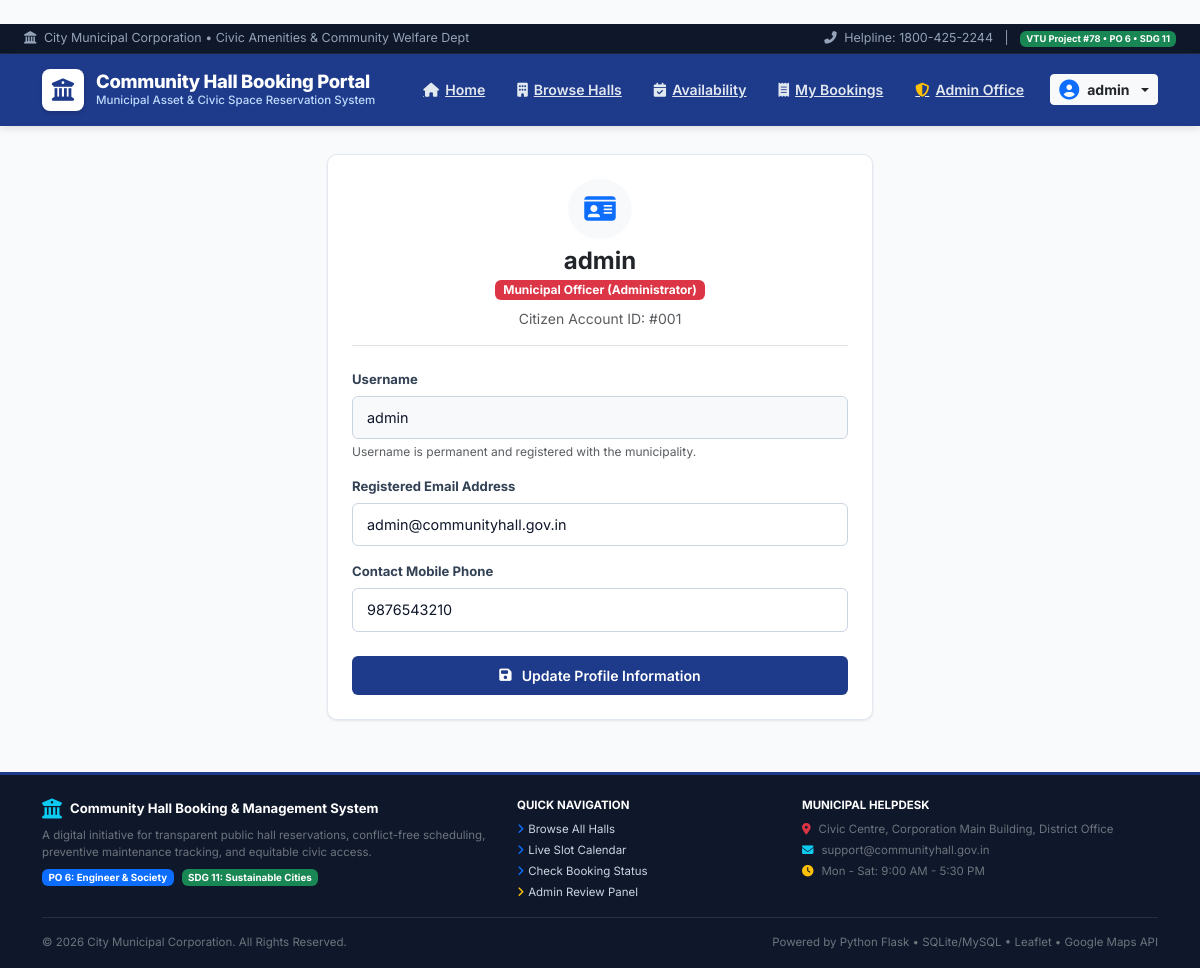
Screenshot of /profile (signed in) with the database file from the repository.
### tables this page shows
CREATE TABLE users (
    id INTEGER PRIMARY KEY AUTOINCREMENT,
    username VARCHAR(50) NOT NULL UNIQUE,
    password VARCHAR(255) NOT NULL,
    email VARCHAR(100) NOT NULL UNIQUE,
    phone VARCHAR(20),
    is_admin INTEGER DEFAULT 0,
    reset_token VARCHAR(100),
    created_at TIMESTAMP DEFAULT CURRENT_TIMESTAMP
);

### app.py (the view, shortened to what this page needs)
@app.route("/profile", methods=["GET", "POST"])
@login_required
def profile():
    user = db.get_user_by_id(session["user_id"])
    msg = ""
    return render_template("profile.html", user=user, msg=msg)

### app.py (called while the page is built)
def login_required(f):
    @wraps(f)
    def decorated(*args, **kwargs):
        if "loggedin" not in session:
            flash("Please sign in to access this page.", "warning")
            return redirect(url_for("login"))
        return f(*args, **kwargs)
    return decorated

### db.py (called while the page is built)
def get_connection():
    conn = sqlite3.connect(DB_PATH)
    conn.row_factory = sqlite3.Row
    return conn

def get_user_by_id(user_id):
    conn = get_connection()
    user = conn.execute("SELECT * FROM users WHERE id = ?", (user_id,)).fetchone()
    conn.close()
    return dict(user) if user else None

### templates/profile.html (shortened to what this page needs)
﻿{% extends "base.html" %}
{% block content %}
<div class="row justify-content-center">
    <div class="col-12 col-md-8 col-lg-6">
        <div class="civic-card">
            <div class="text-center mb-4 pb-3 border-bottom">
                <div class="d-inline-flex p-3 rounded-circle bg-light text-primary fs-3 mb-2">
                    <i class="fas fa-id-card"></i>
                </div>
                <h4 class="fw-bold text-dark mb-1">{{ user.username }}</h4>
                <div class="badge {% if user.is_admin %}bg-danger{% else %}bg-primary{% endif %} mb-2">
                    {% if user.is_admin %}Municipal Officer (Administrator){% else %}Registered Citizen Member{% endif %}
                </div>
                <div class="text-muted small">Citizen Account ID: #00{{ user.id }}</div>
            </div>
            <form method="POST">
                <div class="mb-3">
                    <label class="form-label-civic">Username</label>
                    <input type="text" class="form-control form-control-civic bg-light" value="{{ user.username }}" disabled>
                    <div class="form-text small" style="font-size:0.75rem;">Username is permanent and registered with the municipality.</div>
                </div>
                <div class="mb-3">
                    <label class="form-label-civic">Registered Email Address</label>
                    <input type="email" name="email" class="form-control form-control-civic" value="{{ user.email }}" required>
                </div>
                <div class="mb-4">
                    <label class="form-label-civic">Contact Mobile Phone</label>
                    <input type="tel" name="phone" class="form-control form-control-civic" value="{{ user.phone or '' }}" placeholder="10-digit mobile number">
                </div>
                <button type="submit" class="btn btn-civic w-100 justify-content-center py-2">
                    <i class="fas fa-save me-1"></i> Update Profile Information
                </button>
            </form>
        </div>
    </div>
</div>
{% endblock %}

### templates/base.html (shortened to what this page needs)
﻿<!DOCTYPE html>
<html lang="en">
<head>
    <link href="https://cdn.jsdelivr.net/npm/bootstrap@5.3.2/dist/css/bootstrap.min.css" rel="stylesheet">
    <link href="https://cdnjs.cloudflare.com/ajax/libs/font-awesome/6.5.0/css/all.min.css" rel="stylesheet">
    <link rel="stylesheet" href="https://unpkg.com/leaflet@1.9.4/dist/leaflet.css"/>
</head>
<body>
<div class="gov-topbar">
    <div>
        <span><i class="fas fa-landmark me-1"></i> City Municipal Corporation &bull; Civic Amenities & Community Welfare Dept</span>
    </div>
    <div>
        <span><i class="fas fa-phone-alt me-1"></i> Helpline: 1800-425-2244</span>
        <span class="mx-2">|</span>
        <span class="badge bg-success text-white">VTU Project #78 &bull; PO 6 &bull; SDG 11</span>
    </div>
</div>
<nav class="navbar navbar-expand-lg civic-navbar">
    <div class="container">
        <a class="navbar-brand" href="/dashboard">
            <div class="brand-emblem">
                <i class="fas fa-building-columns"></i>
            </div>
            <div>
                <div class="brand-title">Community Hall Booking Portal</div>
                <div class="brand-subtitle">Municipal Asset & Civic Space Reservation System</div>
            </div>
        </a>
        <div class="collapse navbar-collapse" id="civicNav">
            <ul class="navbar-nav ms-auto mb-2 mb-lg-0 align-items-lg-center gap-1">
                <li class="nav-item">
                    <a class="nav-link-custom {% if request.endpoint == 'dashboard' %}active{% endif %}" href="/dashboard">
                        <i class="fas fa-home"></i> Home
                    </a>
                </li>
                <li class="nav-item">
                    <a class="nav-link-custom {% if request.endpoint == 'view_halls' %}active{% endif %}" href="/halls">
                        <i class="fas fa-building"></i> Browse Halls
                    </a>
                </li>
                <li class="nav-item">
                    <a class="nav-link-custom {% if request.endpoint == 'availability' %}active{% endif %}" href="/availability">
                        <i class="fas fa-calendar-check"></i> Availability
                    </a>
                </li>
                <li class="nav-item">
                    <a class="nav-link-custom {% if request.endpoint == 'my_bookings' %}active{% endif %}" href="/my-bookings">
                        <i class="fas fa-receipt"></i> My Bookings
                    </a>
                </li>
                {% if session.get('is_admin') %}
                <li class="nav-item">
                    <a class="nav-link-custom text-warning {% if request.endpoint == 'admin_panel' %}active{% endif %}" href="/admin">
                        <i class="fas fa-shield-alt text-warning"></i> Admin Office
                    </a>
                </li>
                {% endif %}
                <li class="nav-item dropdown ms-lg-2">
                    <a class="btn btn-sm btn-light text-dark fw-bold dropdown-toggle d-flex align-items-center gap-2" href="#" role="button" data-bs-toggle="dropdown">
                        <i class="fas fa-user-circle text-primary fs-5"></i>
                        <span>{{ session.get('username', 'Account') }}</span>
                    </a>
                </li>
            </ul>
        </div>
    </div>
</nav>
<div class="content-wrapper">
    <div class="container">
        {% block content %}{% endblock %}
    </div>
</div>
<footer class="civic-footer">
    <div class="container">
        <div class="row g-4 mb-3">
            <div class="col-12 col-md-5">
                <div class="d-flex align-items-center gap-2 mb-2 text-white fw-bold">
                    <i class="fas fa-building-columns text-info fs-5"></i>
                    <span>Community Hall Booking & Management System</span>
                </div>
                <p class="small text-secondary mb-2">
                    A digital initiative for transparent public hall reservations, conflict-free scheduling, preventive maintenance tracking, and equitable civic access.
                </p>
                <div class="d-flex gap-2">
                    <span class="badge bg-primary">PO 6: Engineer & Society</span>
                    <span class="badge bg-success">SDG 11: Sustainable Cities</span>
                </div>
            </div>
            <div class="col-6 col-md-3">
                <h6 class="text-white fw-bold small text-uppercase mb-2">Quick Navigation</h6>
                <ul class="list-unstyled small mb-0">
                    <li class="mb-1"><a href="/halls"><i class="fas fa-angle-right me-1 text-primary"></i>Browse All Halls</a></li>
                    <li class="mb-1"><a href="/availability"><i class="fas fa-angle-right me-1 text-primary"></i>Live Slot Calendar</a></li>
                    <li class="mb-1"><a href="/my-bookings"><i class="fas fa-angle-right me-1 text-primary"></i>Check Booking Status</a></li>
                    {% if session.get('is_admin') %}
                    <li><a href="/admin"><i class="fas fa-angle-right me-1 text-warning"></i>Admin Review Panel</a></li>
                    {% endif %}
                </ul>
            </div>
            <div class="col-6 col-md-4">
                <h6 class="text-white fw-bold small text-uppercase mb-2">Municipal Helpdesk</h6>
                <p class="small text-secondary mb-1"><i class="fas fa-map-marker-alt text-danger me-2"></i>Civic Centre, Corporation Main Building, District Office</p>
                <p class="small text-secondary mb-1"><i class="fas fa-envelope text-info me-2"></i>support@communityhall.gov.in</p>
                <p class="small text-secondary mb-0"><i class="fas fa-clock text-warning me-2"></i>Mon - Sat: 9:00 AM - 5:30 PM</p>
            </div>
        </div>
        <hr class="border-secondary opacity-25 my-3">
        <div class="d-flex flex-wrap justify-content-between align-items-center small text-secondary">
            <div>&copy; 2026 City Municipal Corporation. All Rights Reserved.</div>
            <div>Powered by Python Flask &bull; SQLite/MySQL &bull; Leaflet &bull; Google Maps API</div>
        </div>
    </div>
</footer>
</body>
</html>

### templates/base.html (style rules this page uses)
:root { --civic-navy: #1e3a8a; --civic-blue: #2563eb; --civic-dark: #0f172a; --civic-bg: #f8fafc; --civic-card-bg: #ffffff; --civic-border: #e2e8f0; --civic-text: #1e293b; --civic-muted: #64748b; --civic-accent: #0284c7; }
* { margin: 0; padding: 0; box-sizing: border-box; }
body { font-family: 'Inter', -apple-system, BlinkMacSystemFont, "Segoe UI", Roboto, sans-serif; background-color: var(--civic-bg); color: var(--civic-text); min-height: 100vh; display: flex; flex-direction: column; }
.gov-topbar { background: #0f172a; color: #94a3b8; font-size: 0.78rem; padding: 5px 24px; display: flex; justify-content: space-between; align-items: center; border-bottom: 1px solid #1e293b; }
.civic-navbar { background: #1e3a8a; box-shadow: 0 2px 8px rgba(0,0,0,0.12); padding: 10px 0; position: sticky; top: 0; z-index: 1020; }
.navbar-brand { display: flex; align-items: center; gap: 12px; color: #ffffff !important; text-decoration: none; }
.brand-emblem { width: 42px; height: 42px; background: #ffffff; color: #1e3a8a; border-radius: 8px; display: flex; align-items: center; justify-content: center; font-size: 1.4rem; box-shadow: 0 2px 4px rgba(0,0,0,0.15); }
.brand-title { font-weight: 800; font-size: 1.15rem; line-height: 1.2; color: #ffffff; letter-spacing: -0.3px; }
.brand-subtitle { font-size: 0.72rem; color: #bfdbfe; font-weight: 500; }
.nav-link-custom { color: #e2e8f0 !important; font-size: 0.88rem; font-weight: 600; padding: 8px 14px !important; border-radius: 6px; transition: all 0.2s; display: flex; align-items: center; gap: 6px; }
.content-wrapper { flex: 1; padding: 28px 0; }
.civic-card { background: var(--civic-card-bg); border: 1px solid var(--civic-border); border-radius: 10px; box-shadow: 0 1px 3px rgba(0,0,0,0.06), 0 1px 2px rgba(0,0,0,0.04); padding: 24px; margin-bottom: 24px; transition: box-shadow 0.2s; }
.btn-civic { background-color: var(--civic-navy); color: #ffffff; font-weight: 600; font-size: 0.88rem; border-radius: 6px; padding: 8px 16px; border: 1px solid transparent; display: inline-flex; align-items: center; gap: 6px; text-decoration: none; transition: all 0.2s; }
.form-control-civic { border: 1px solid #cbd5e1; border-radius: 6px; padding: 10px 14px; font-size: 0.9rem; color: #0f172a; background-color: #ffffff; }
.form-label-civic { font-size: 0.82rem; font-weight: 700; color: #334155; margin-bottom: 6px; display: block; }
.civic-footer { background: #0f172a; color: #94a3b8; font-size: 0.82rem; padding: 24px 0 16px; border-top: 3px solid #1e3a8a; margin-top: auto; }
.civic-footer a { color: #cbd5e1; text-decoration: none; }

### rows the page displays
users: get "admin", username "admin", id "1", email "admin@communityhall.gov.in", phone "9876543210"
